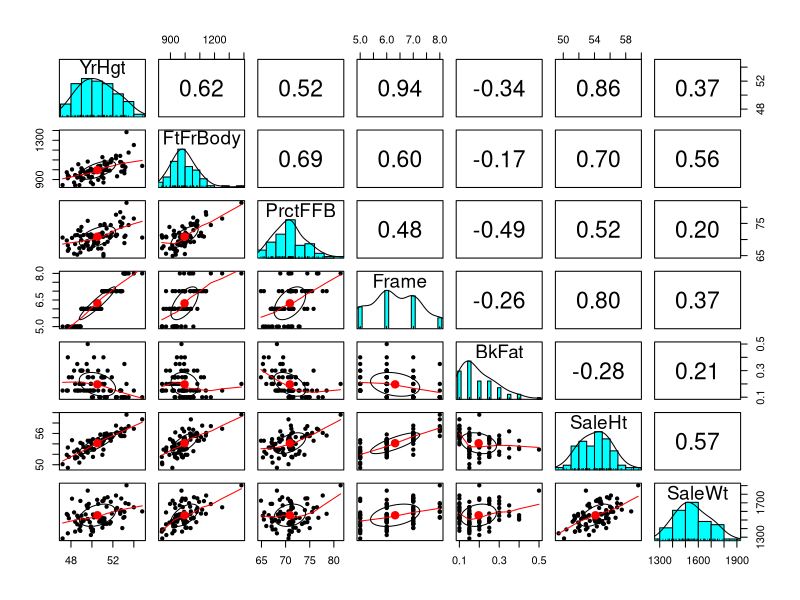
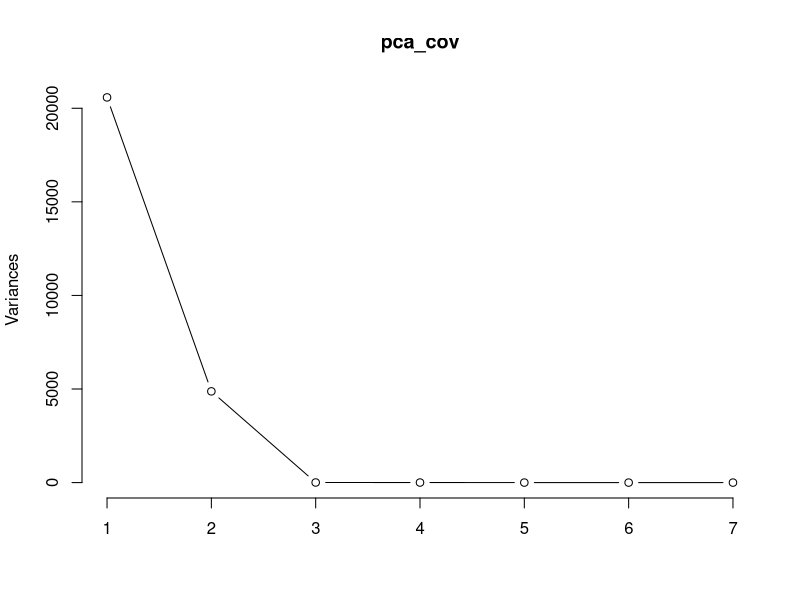
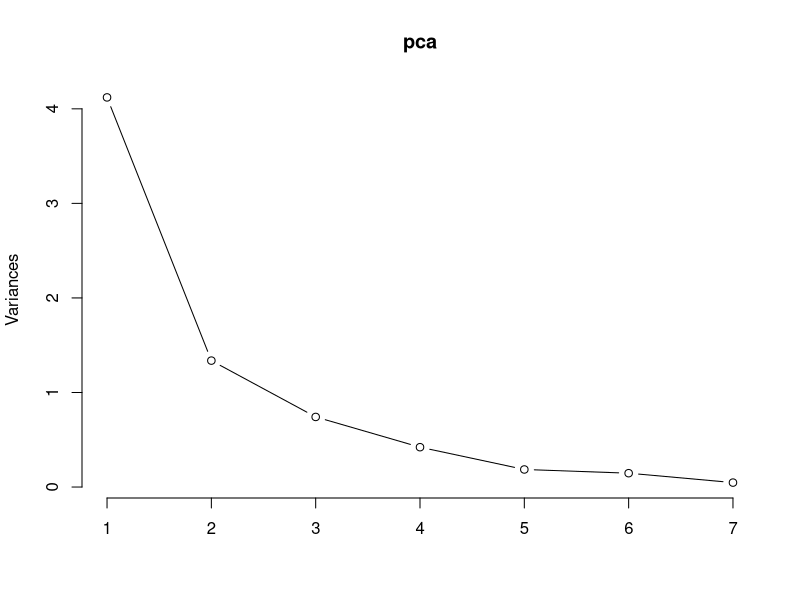
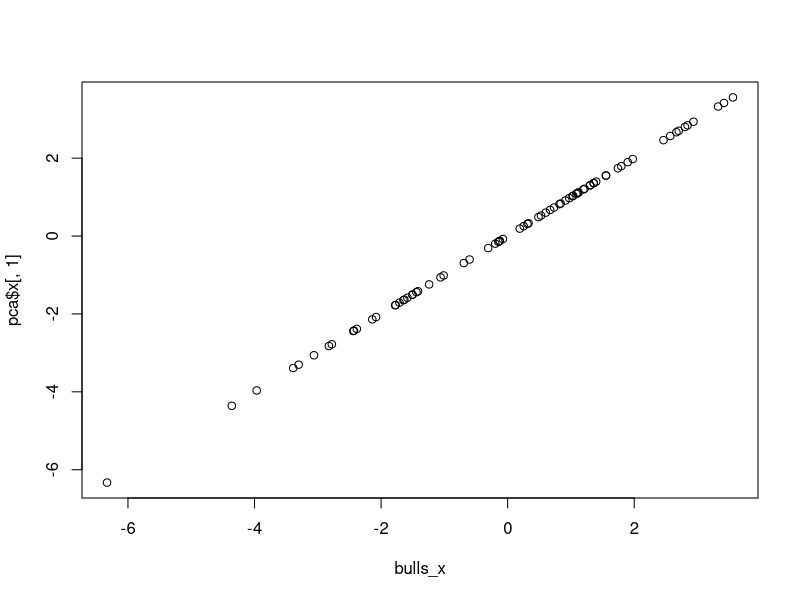
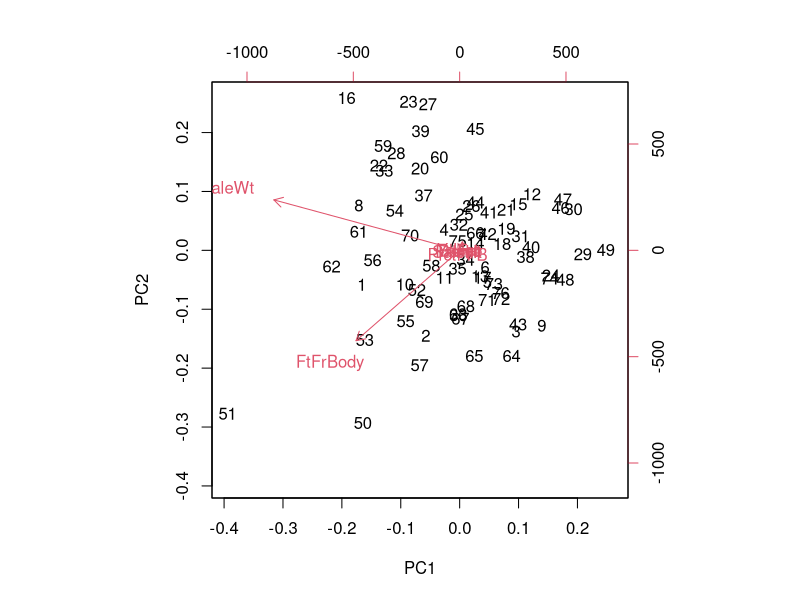
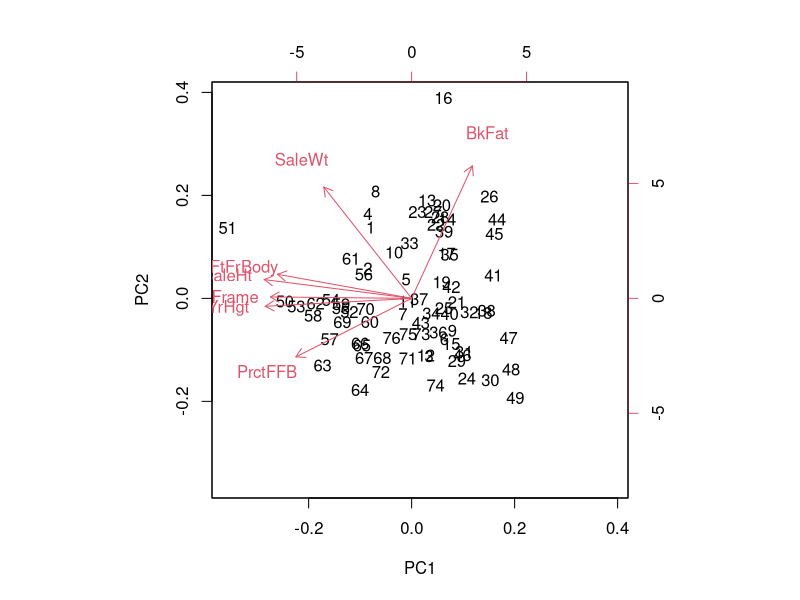
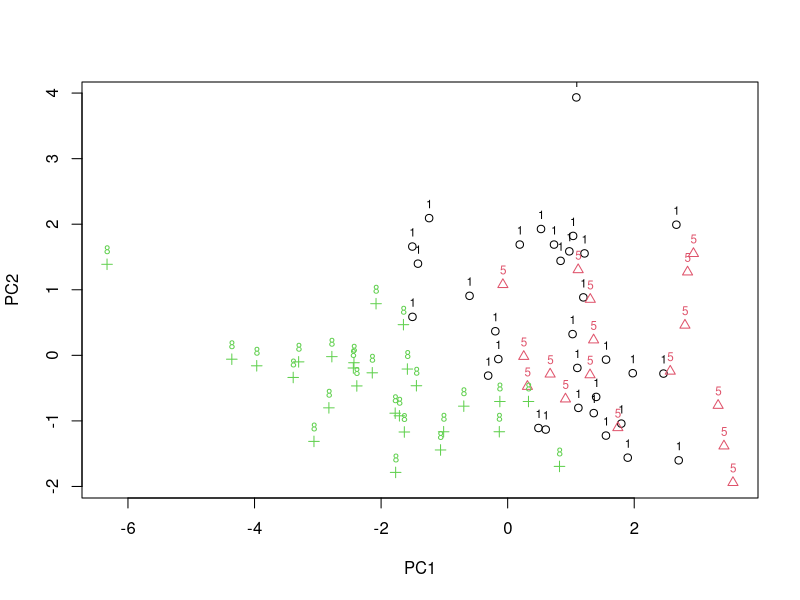
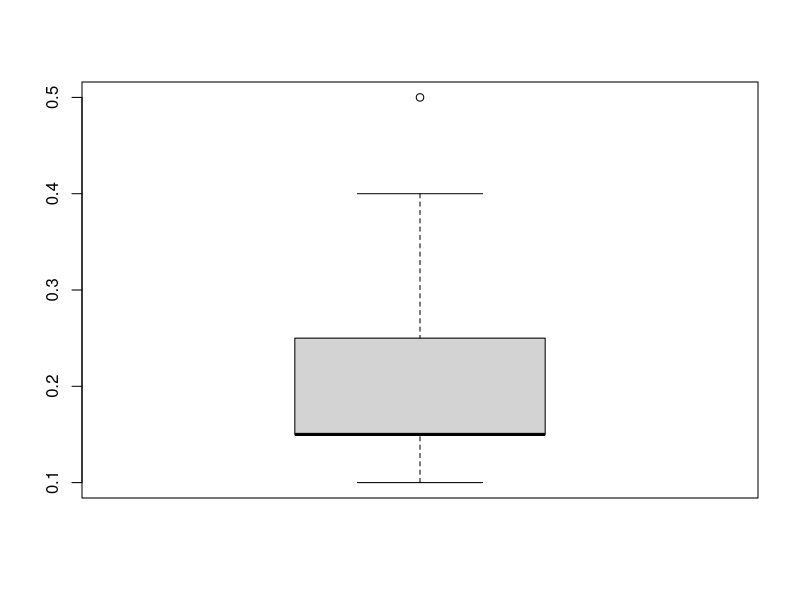

Generate these figures, in order, with R:
#------------------------------------------------------------
# Practice 2
#------------------------------------------------------------

# Bulls : 경매시장에서 거래된 76마리의 2살 이하 황소의 특성과 거래가격(SalePr)에 관한 자료
# SalePr와 Breed 변수를 제외한 7개의 변수를 사용해 주성분분석을 시행하여 아래의 질문에 답하시오. 
# 공분산 행렬과 상관계수 행렬을 사용하여 각각 분석하고 비교하시오.

bulls <- read.csv("bulls.csv", header = T)
head(bulls)

bullsV7 <- bulls[, -c(1,2)]   # Breed, SalePr 변수 제거
head(bullsV7)

library(psych)
pairs.panels(bullsV7)   # BkFat - 한쪽에 치우져 있어서 변환이 필요한 것처럼 보인다.

cor(bullsV7$YrHgt, bullsV7$BkFat)       # -0.34
cor(bullsV7$YrHgt, log(bullsV7$BkFat))  # -0.41

cor(bullsV7$SaleWt, bullsV7$BkFat)       # 0.21
cor(bullsV7$SaleWt, log(bullsV7$BkFat))  # 0.15

# 로그 변환 했으나 correlation 증가가 미미하므로 변환하지 않고 분석을 진행하는 것으로 한다.


#------------------------------------------------------------
# 1. 각 주성분의 표준편차와 그 주성분을 계산하는데 사용된 rotation값을 찾으시오.

# (1) 공분산 행렬 이용
pca_cov <- prcomp(bullsV7)
pca_cov

# (2) 상관계수 행렬 이용
pca <- prcomp(bullsV7, scale = T)
pca

# 주성분의 표준편차(Standard deviation) = 고유값
# 주성분을 계산하는데 사용된 rotation = 고유벡터


#------------------------------------------------------------
# 2. 적절한 주성분의 개수를 선택하고 근거를 설명하시오.

# (1) 공분산 행렬 이용

plot(pca_cov, type = "l")
# plot에서 제3 주성분부터 기울기가 완만하게 변하고 그 이후로는 거의 의미가 없기 때문에
# 제3 주성분까지 3개의 주성분을 선택한다.

summary(pca_cov)
# 각 주성분의 중요도(Proportion of Variance) 누적합인 Cumulative Proportion을 보면
# 제1, 제2 주성분 만으로도 전체 데이터의 99.96%를 설명할 수 있다.
# 그러므로 2개의 주성분만 선택한다.


# (2) 상관계수 행렬 이용

plot(pca, type = "l")
# plot에서는 기울기가 완만하게 변하는 팔꿈치 부분을 명확하게 정하기 쉽지 않다.
# 제2 ~ 제5 주성분의 기울기가 비슷해 보인다.

summary(pca)
# 각 주성분의 중요도 누적합인 Cumulative Proportion을 보면
# 제3 주성분까지 선택할 경우 전체 데이터 88.56% 에 대한 설명력을 갖는다.
# 또한 제4 주성분의 고유값(Standard deviation)이 0.7 보다 작기 때문에 제3 주성분까지 3개의 주성분을 선택한다.


#------------------------------------------------------------
# 3. 각 주성분의 rotation값을 표와 그래프를 사용해 비교하고 주성분의 의미를 해석하시오.

a1 <- pca$rotation[,1]
a1
bulls_x <- scale(bullsV7) %*% a1
plot(bulls_x, pca$x[, 1])

# 7개의 각 변수값에 rotation 값을 행렬곱한 결과가 주성분의 값이다.
# 즉, 주성분의 rotation값은 각 변수에 대해 다음과 같은 설명력을 갖는다.
# PC1 = (-0.4499313 * YrHgt) + (-0.4123256 * FtFrBody) + (-0.3555618 * PrctFFB) +
#       (-0.4339569 * Frame) + (0.1867048 * BkFat) + (-0.4528538 * SaleHt) + (-0.2699470 * SaleWt) 


#------------------------------------------------------------
# 4. 행렬도를 사용해 원변수와 주성분의 관계, 원변수 간의 상관관계, 특이한 관측치의 존재 유무 등을 파악하고 설명하시오. 

# (1) 공분산 행렬 이용

biplot(pca_cov)

# 제1, 제2 주성분 만으로도 전체 데이터의 99.96%를 설명할 수 있지만
# 변수들의 단위가 다르기 때문에 결국 큰 값을 가진 FtFrBody와 SaleWt 두 변수가 주성분을 좌우하게 된다.
# 그러므로 변수간 단위가 크게 차이나는 경우 scaling이 적용되는 상관계수 행렬을 사용해야 한다.

# (2) 상관계수 행렬 이용

biplot(pca)

# BkFat, SaleWt를 제외한 모든 변수가 제1 주성분에 대해 비슷한 정도로 기여를 하고 있다.
# BkFat, SaleWt는 제2 주성분을 특징짓는 변수이다.
# BkFat 변수는 제1 주성분의 특징과 반대되는 성향을 보인다. 
# 즉 BkFat 값이 큰 경우 SaleHt, YrHgt, Frame 등의 값은 작은 경향을 보인다.


#------------------------------------------------------------
# 5. 첫 두개의 주성분을 사용해 산점도를 그리고 Breed를 서로 다른 색깔과 기호로 표시하시오. 
# 주성분에 의해 다른 종의 황소를 구분할 수 있는가? 이상점이 있는가? 있다면 어떤 특성을 가진 소인가?

bulls$Breed <- factor(bulls$Breed)
summary(bulls)

# pch : 점모양 / col = 색상
# text : 각 점에 해당하는 라벨 출력
# plot의 각 옵션은 여기 참조 : github.com/woosa7/R_Study/blob/master/R_JS/C2_plot.R

plot(pca$x[,1], pca$x[,2], xlab = "PC1", ylab = "PC2",
     pch = as.numeric(bulls$Breed), col = as.numeric(bulls$Breed))
text(pca$x[,1], pca$x[,2], labels = as.character(bulls$Breed),
     cex = 0.7, pos = 3, col = as.numeric(bulls$Breed))

# 이 plot을 biplot과 같이 보면
# 제1 주성분으로 8번종의 소는 구별해낼 수 있지만,
# 1번과 5번 종의 소는 비슷한 특성으로 보이며 섞여 있다.
# 하지만 1번종은 BkFat, SaleWt이 5번 종보다 큰 경향을 보인다.

# 이상점(outlier)

# 16번 소는 BkFat에서 특이하게 큰 값을 보인다.
bulls[16, ]
boxplot(bulls$BkFat)

# 51번 소는 FtFrBody에서 특이하게 큰 값을 보인다.
bulls[51, ]
boxplot(bulls$FtFrBody)


#------------------------------------------------------------
# 6. 첫 주성분을 사용해 Q-Q plot을 그리고 해석하시오.

qqnorm(pca$x[,1])
qqline(pca$x[,1])
